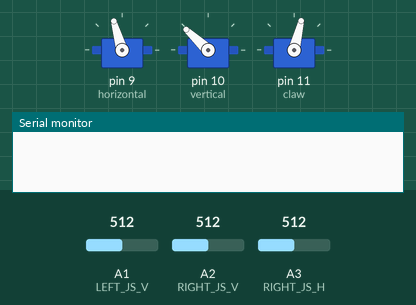
Recording of a sketch running on a simulated Arduino Mega 2560, built with avr-gcc and run on an emulated ATmega2560. Parts: 3 × servo, the last lines printed to the serial monitor. Inputs (shaded band) come from the test bench; at power-on: A1 (LEFT_JS_V) = 512, A2 (RIGHT_JS_V) = 512, A3 (RIGHT_JS_H) = 512.

Above: at 1.7 s.
1.8 s: A1 (LEFT_JS_V) set to 583
3.3 s: A1 (LEFT_JS_V) set to 608
At 4.46 s:
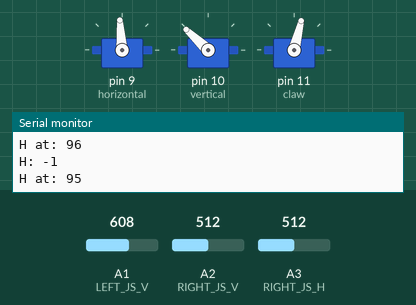
At 5.98 s:
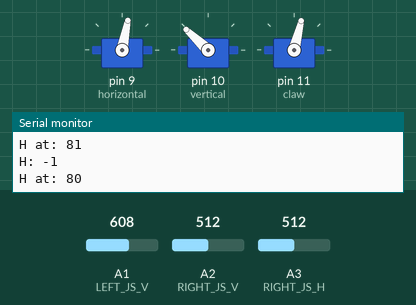
6.3 s: A2 (RIGHT_JS_V) set to 582
9.3 s: A2 (RIGHT_JS_V) set to 619
At 9.5 s:
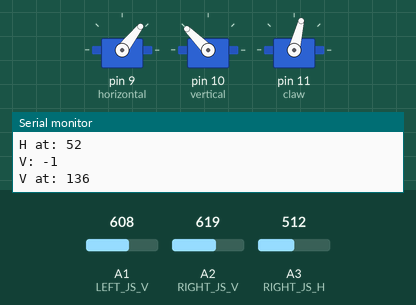
12.3 s: A3 (RIGHT_JS_H) set to 586
15.3 s: A3 (RIGHT_JS_H) set to 614
At 18.0 s:
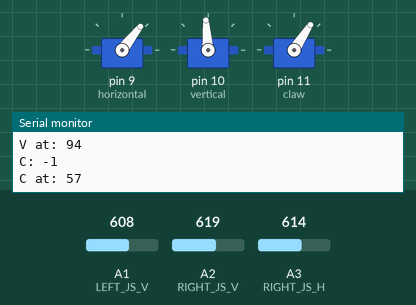
Timing chart, 0 to 19.3 s (numbered marks = the images above; inputs shaded):
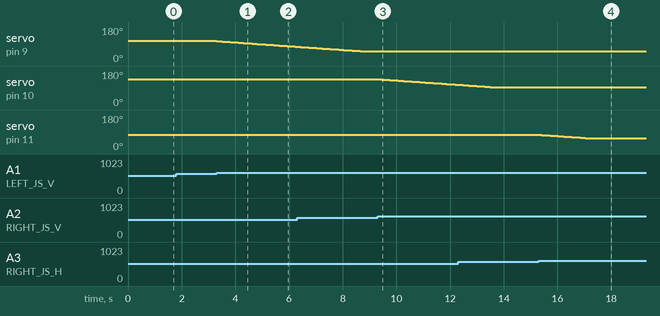

The sketch:

RobotArmUsingJoysticks.ino
```cpp
#include <Servo.h>

// Joystick shield is connected to A0-A3
const uint8_t LEFT_JS_H = A0;   // Pin for Left Joystick Horizontal
const uint8_t LEFT_JS_V = A1;   // Pin for Left Joystick Vertical
const uint8_t RIGHT_JS_H = A3;  // Pin for Right Joystick Horizontal
const uint8_t RIGHT_JS_V = A2;  // Pin for Right Joystick Vertical

const uint8_t LEFT_JS_BUTTON = 2;   // Pin for Left Joystick Button
const uint8_t RIGHT_JS_BUTTON = 4;  // Pin for Right Joystick Button

// Instantiate Servo objects for base, horizontal, vertical and the claw
Servo base;
Servo horizontal;
Servo vertical;
Servo claw;

const uint8_t H_MAX = 160;  // Upper limit of horizontal movement
const uint8_t H_MIN = 52;   // Lower limit of horizontal movement
const uint8_t V_MAX = 180;  // Upper limit of vertical movement
const uint8_t V_MIN = 94;   // Lower limit of vertical movement
const uint8_t C_MAX = 95;   // Maximum open claw value
const uint8_t C_MIN = 57;   // Minimum closed claw value

#define POTENTIOMETER A8

int8_t joystick_left_v() {
  uint16_t value = analogRead(LEFT_JS_V);
  if (value < 400) return 1;  // Increase for UP joystick
  if (value > 600) return -1; // Decrease for DOWN joystick
  return 0;   // default to NO movement
}

int8_t joystick_right_v() {
  uint16_t value = analogRead(RIGHT_JS_V);
  if (value < 400) return 1;  // Increase for UP joystick
  if (value > 600) return -1; // Decrease for DOWN joystick
  return 0;   // default to NO movement
}

int8_t joystick_right_h() {
  uint16_t value = analogRead(RIGHT_JS_H);
  if (value < 400) return 1;  // Increase for UP joystick
  if (value > 600) return -1; // Decrease for DOWN joystick
  return 0;   // default to NO movement
}

void setup() {
  Serial.begin(115200);
  pinMode(LEFT_JS_BUTTON, INPUT_PULLUP);
  pinMode(RIGHT_JS_BUTTON, INPUT_PULLUP);

  pinMode(POTENTIOMETER, INPUT);
  // base.attach(5);
  horizontal.attach(9);
  vertical.attach(10);
  claw.attach(11);

  horizontal.write(H_MIN + (H_MAX - H_MIN) / 2);  // set mid-range vertical
  vertical.write(V_MIN + (V_MAX - V_MIN) / 2);  // set mid-range vertical
  claw.write(C_MIN + (C_MAX - C_MIN) / 2);  // open claw half way
  delay(500);
}

void loop() {
  // long potentiometer = analogRead(POTENTIOMETER);
  if (int8_t h_direction = joystick_left_v()) {
    Serial.print("H: ");
    Serial.println(h_direction);

    // Move in direction returned
    uint8_t h_position = horizontal.read();
    Serial.print("H at: ");
    Serial.println(h_position);
    // move if we're inside acceptable range
    if (h_position <= H_MIN && h_direction == -1) h_direction = 0;
    if (h_position >= H_MAX && h_direction == 1) h_direction = 0;
    if (h_direction)
      horizontal.write(h_position + h_direction);
  }

  // Vertical movement
  if (int8_t v_direction = joystick_right_v()) {
    Serial.print("V: ");
    Serial.println(v_direction);

    // Move in direction returned
    uint8_t v_position = vertical.read();
    Serial.print("V at: ");
    Serial.println(v_position);
    // move if we're inside acceptable range
    if (v_position <= V_MIN && v_direction == -1) v_direction = 0;
    if (v_position >= V_MAX && v_direction == 1) v_direction = 0;
    if (v_direction)
      vertical.write(v_position + v_direction);
  }

  // Claw movement
  if (int8_t c_direction = joystick_right_h()) {
    Serial.print("C: ");
    Serial.println(c_direction);

    // Move in direction returned
    uint8_t c_position = claw.read();
    Serial.print("C at: ");
    Serial.println(c_position);
    // move if we're inside acceptable range
    if (c_position <= C_MIN && c_direction == -1) c_direction = 0;
    if (c_position >= C_MAX && c_direction == 1) c_direction = 0;
    if (c_direction)
      claw.write(c_position + c_direction);
  }


  // Serial.println();
  delay(100);
}
```

Measured:
- the behaviour switches between 600 and 601 on A1 (LEFT_JS_V) (found by bisection; images 0 and 1)
- the behaviour switches between 600 and 601 on A2 (RIGHT_JS_V) (found by bisection; images 2 and 3)
- the behaviour switches between 600 and 601 on A3 (RIGHT_JS_H) (found by bisection; images 3 and 4)
- after the input at 1.8 s, every drawn part: stays the same
- after the input at 3.3 s, servo on pin 9 (horizontal): moves from 106° to 76° over 2.9 s, starting at once
- after the input at 9.3 s, servo on pin 10 (vertical): moves from 137° to 107° over 2.9 s, starting after 0.06 s
- after the input at 15.3 s, servo on pin 11 (claw): moves from 76° to 57° over 1.8 s, starting at once
